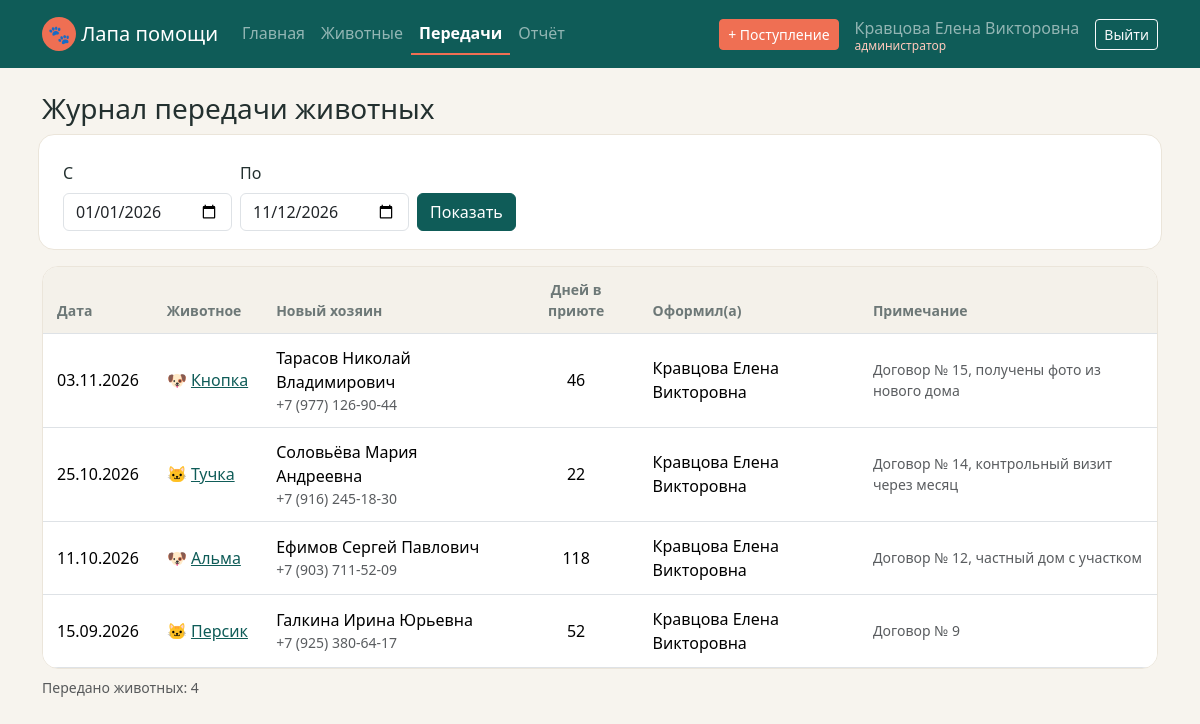
The app's page /site/adoptions.php (signed in) with its own data.
### tables this page shows
CREATE TABLE adoptions (
    id            INT AUTO_INCREMENT PRIMARY KEY,
    animal_id     INT NOT NULL UNIQUE,
    adopter_id    INT NOT NULL,
    adoption_date DATE NOT NULL,
    user_id       INT NOT NULL,
    note          VARCHAR(255),
    FOREIGN KEY (animal_id) REFERENCES animals (id) ON DELETE RESTRICT,
    FOREIGN KEY (adopter_id) REFERENCES adopters (id),
    FOREIGN KEY (user_id) REFERENCES users (id)
);

CREATE TABLE animals (
    id           INT AUTO_INCREMENT PRIMARY KEY,
    name         VARCHAR(50)  NOT NULL,
    species      ENUM('Собака', 'Кошка', 'Другое') NOT NULL,
    breed        VARCHAR(100) NOT NULL,
    sex          ENUM('Самец', 'Самка') NOT NULL,
    birth_date   DATE NOT NULL,
    color        VARCHAR(50)  NOT NULL,
    arrival_date DATE NOT NULL,
    cage         VARCHAR(10)  NOT NULL,
    status       ENUM('На карантине', 'В приюте', 'На лечении', 'Пристроен') NOT NULL DEFAULT 'На карантине',
    sterilized   TINYINT(1)   NOT NULL DEFAULT 0,
    description  TEXT
);

CREATE TABLE adopters (
    id      INT AUTO_INCREMENT PRIMARY KEY,
    fio     VARCHAR(100) NOT NULL,
    phone   VARCHAR(20)  NOT NULL,
    address VARCHAR(200) NOT NULL
);

CREATE TABLE users (
    id            INT AUTO_INCREMENT PRIMARY KEY,
    login         VARCHAR(50)  NOT NULL UNIQUE,
    password_hash VARCHAR(255) NOT NULL,
    fio           VARCHAR(100) NOT NULL,
    role          ENUM('admin', 'vet', 'volunteer') NOT NULL
);

### site/db.php (called while the page is built, shortened)
<?php
function petIcon($kind)
{
    return ['Собака' => '🐶', 'Кошка' => '🐱'][$kind] ?? '🐾';
}
function d($date)
{
    return $date ? date('d.m.Y', strtotime($date)) : '—';
}

### site/auth.php (called while the page is built, shortened)
<?php
function isAdmin()
{
    return $_SESSION['role'] === 'admin';
}

### site/adoptions.php (the view, shortened to what this page needs)
<?php
require 'auth.php';
require 'db.php';
$from = $_GET['from'] ?? date('Y-01-01');
$to = $_GET['to'] ?? date('Y-m-d');
$stmt = $pdo->prepare("SELECT ad.adoption_date, ad.note, a.id, a.name, a.species, a.arrival_date,
                              o.fio, o.phone, u.fio AS manager,
                              DATEDIFF(ad.adoption_date, a.arrival_date) AS days
                       FROM adoptions ad
                       JOIN animals a ON a.id = ad.animal_id
                       JOIN adopters o ON o.id = ad.adopter_id
                       JOIN users u ON u.id = ad.user_id
                       WHERE ad.adoption_date BETWEEN ? AND ?
                       ORDER BY ad.adoption_date DESC");
$stmt->execute([$from, $to]);
$rows = $stmt->fetchAll();
require 'header.php';
?>
<h3 class="mb-3">Журнал передачи животных</h3>
<form class="panel row g-2 align-items-end mb-3" method="get">
    <div class="col-auto">
        <label class="form-label" for="from">С</label>
        <input class="form-control" type="date" id="from" name="from" value="<?= htmlspecialchars($from) ?>">
    </div>
    <div class="col-auto">
        <label class="form-label" for="to">По</label>
        <input class="form-control" type="date" id="to" name="to" value="<?= htmlspecialchars($to) ?>">
    </div>
    <div class="col-auto"><button class="btn btn-teal">Показать</button></div>
</form>
<div class="table-responsive panel p-0">
    <table class="table align-middle mb-0 app-table">
        <thead><tr><th>Дата</th><th>Животное</th><th>Новый хозяин</th><th class="text-center">Дней в приюте</th><th>Оформил(а)</th><th>Примечание</th></tr></thead>
        <tbody>
        <?php foreach ($rows as $r): ?>
            <tr>
                <td class="text-nowrap"><?= d($r['adoption_date']) ?></td>
                <td class="text-nowrap"><?= petIcon($r['species']) ?> <a href="animal_view.php?id=<?= $r['id'] ?>"><?= htmlspecialchars($r['name']) ?></a></td>
                <td><?= htmlspecialchars($r['fio']) ?><?php if (isAdmin()): ?><small class="d-block text-muted"><?= htmlspecialchars($r['phone']) ?></small><?php endif; ?></td>
                <td class="text-center"><?= $r['days'] ?></td>
                <td><?= htmlspecialchars($r['manager']) ?></td>
                <td class="small text-muted"><?= htmlspecialchars($r['note']) ?></td>
            </tr>
        <?php endforeach; ?>
        </tbody>
    </table>
</div>
<p class="text-muted small mt-2">Передано животных: <?= count($rows) ?></p>
<?php require 'footer.php'; ?>

### site/css/style.css (style rules this page uses)
:root { --teal: #0f5c58; --teal-dark: #0b4744; --coral: #ef6f53; --coral-dark: #d9583c; --bg: #f7f4ee; --line: #ebe5da; }
body { background: var(--bg); color: #23302f; }
a { color: var(--teal); }
.btn-teal { background: var(--teal); border-color: var(--teal); color: #fff; }
.panel, .stat { background: #fff; border: 1px solid var(--line); border-radius: 16px; padding: 18px 20px; }
.app-table thead th { background: #f4f1ea; color: #6d7877; font-weight: 600; font-size: 14px; }
.app-table td, .app-table th { padding: 12px 14px; }

### records on screen
adoptions: adoption_date "03.11.2026", animal.species "🐶", animal.name "Кнопка", adopter.fio "Тарасов Николай Владимирович", adopter.phone "+7 (977) 126-90-44", days "46", user.fio "Кравцова Елена Викторовна", note "Договор № 15, получены фото из нового дома"
adoptions: adoption_date "25.10.2026", animal.species "🐱", animal.name "Тучка", adopter.fio "Соловьёва Мария Андреевна", adopter.phone "+7 (916) 245-18-30", days "22", user.fio "Кравцова Елена Викторовна", note "Договор № 14, контрольный визит через месяц"
adoptions: adoption_date "11.10.2026", animal.species "🐶", animal.name "Альма", adopter.fio "Ефимов Сергей Павлович", adopter.phone "+7 (903) 711-52-09", days "118", user.fio "Кравцова Елена Викторовна", note "Договор № 12, частный дом с участком"
adoptions: adoption_date "15.09.2026", animal.species "🐱", animal.name "Персик", adopter.fio "Галкина Ирина Юрьевна", adopter.phone "+7 (925) 380-64-17", days "52", user.fio "Кравцова Елена Викторовна", note "Договор № 9"

### other values on screen
$name "Главная"
$name "Животные"
$name "Передачи"
$name "Отчёт"
$_SESSION['fio'] "Кравцова Елена Викторовна"
$roleNames[$_SESSION['role']] "администратор"
count($rows) "4"
